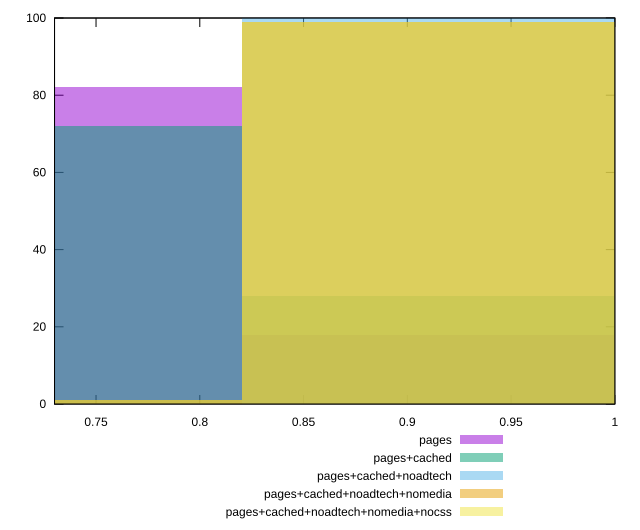

gnuplot code for this plot:
reset

$pages <<EOF
0.7030410313389479 82
0.9373880417852638 18
EOF

$pagesCached <<EOF
0.7030410313389479 72
0.9373880417852638 28
EOF

$pagesCachedNoadtech <<EOF
0.9373880417852638 100
EOF

$pagesCachedNoadtechNomedia <<EOF
0.7030410313389479 1
0.9373880417852638 99
EOF

$pagesCachedNoadtechNomediaNocss <<EOF
0.7030410313389479 1
0.9373880417852638 99
EOF

set key outside below
set boxwidth 0.23434701044631595
set xrange [0.73:1]
set yrange [0:100]
set trange [0:100]
set style fill transparent solid 0.5 noborder
set terminal svg size 640, 530 enhanced background rgb 'white'
set output "report_00016_2021-02-10T13-31-48.338Z/uses-rel-preconnect/comparison/histogram/all_score.svg"

plot $pages title "pages" with boxes, \
     $pagesCached title "pages+cached" with boxes, \
     $pagesCachedNoadtech title "pages+cached+noadtech" with boxes, \
     $pagesCachedNoadtechNomedia title "pages+cached+noadtech+nomedia" with boxes, \
     $pagesCachedNoadtechNomediaNocss title "pages+cached+noadtech+nomedia+nocss" with boxes

reset
